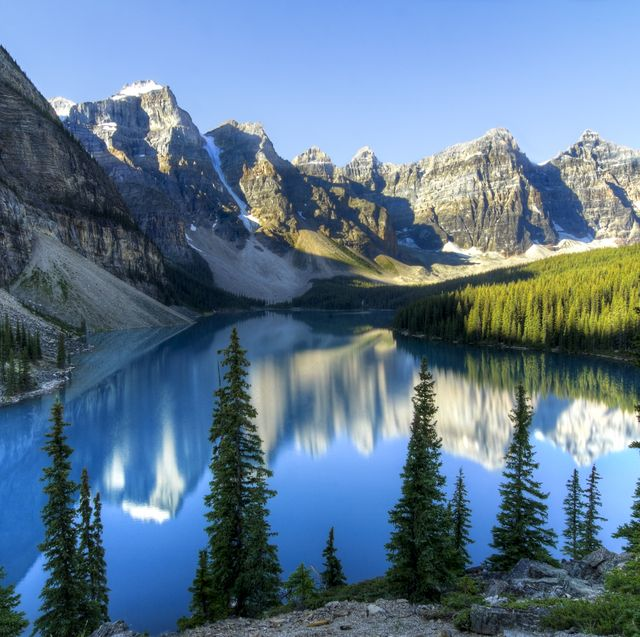
#> input picture nature.jpg, 640 x 637 px, found by its file name
$ python fft.py
#> lines starting #> are read from the running program, lines starting #| are printed output that depends on the picture
import cv2
import numpy as np
import matplotlib.pyplot as plt

plt.figure(figsize=(6.4*5, 4.8*5), constrained_layout=False)

img_c1 = cv2.imread("img/nature.jpg", 0)
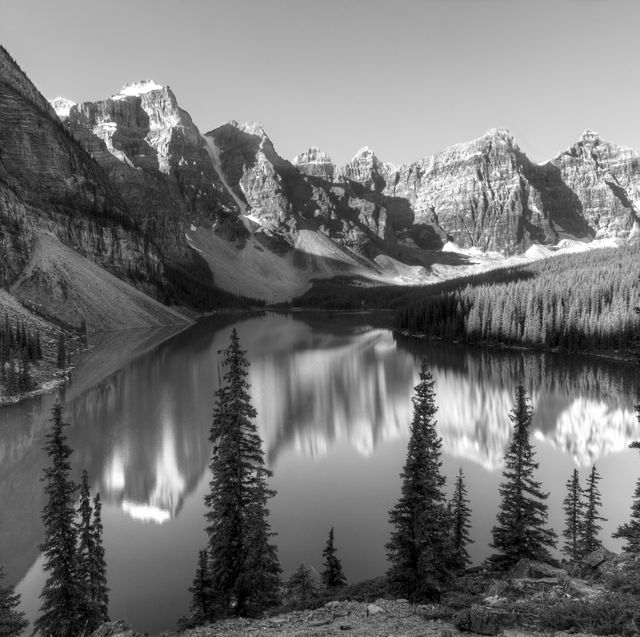
#> img_c1: shape (637, 640); min 0, max 255, mean 115.4
img_c2 = np.fft.fft2(img_c1)
img_c3 = np.fft.fftshift(img_c2)
img_c4 = np.fft.ifftshift(img_c3)
img_c5 = np.fft.ifft2(img_c4)

plt.subplot(151), plt.imshow(img_c1, "gray"), plt.title("Original Image")
plt.subplot(152), plt.imshow(np.log(1+np.abs(img_c2)), "gray"), plt.title("Spectrum")
plt.subplot(153), plt.imshow(np.log(1+np.abs(img_c3)), "gray"), plt.title("Centered Spectrum")
plt.subplot(154), plt.imshow(np.log(1+np.abs(img_c4)), "gray"), plt.title("Decentralized")
plt.subplot(155), plt.imshow(np.abs(img_c5), "gray"), plt.title("Processed Image")

plt.show()
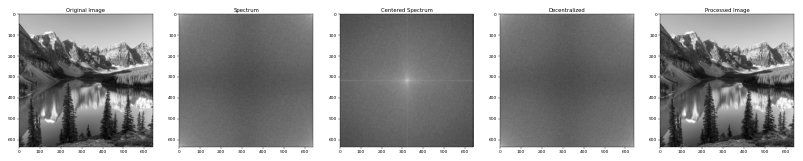
#> figure drawn by matplotlib, 5 panels
